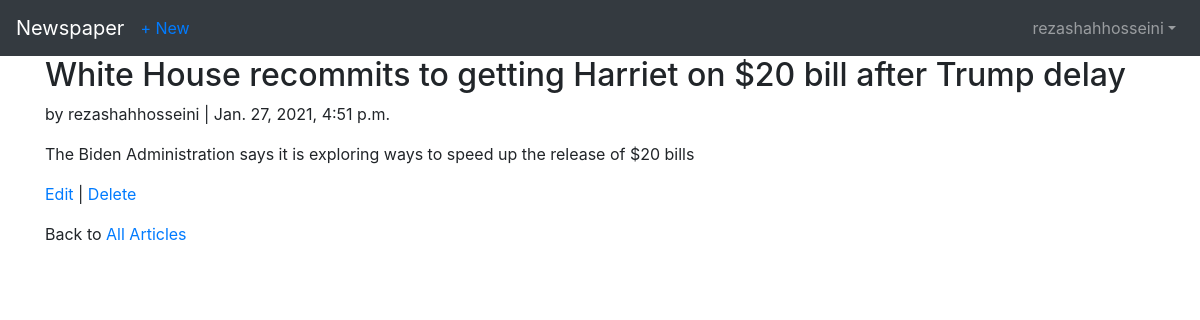
The app's page /articles/1/ (signed in) with its own data.
### accounts/models.py (models this page shows)
class CustomUser(AbstractUser):
    age = models.PositiveIntegerField(null=True,blank=True)

### articles/models.py (models this page shows, shortened)
class Article(models.Model):
    title = models.CharField(max_length=256)
    body = models.TextField()
    date = models.DateTimeField(auto_now_add = True)
    author = models.ForeignKey(get_user_model() , on_delete=models.CASCADE)

### articles/views.py (the view)
# urls.py: path('<int:pk>/' , ArticleDetailView.as_view() , name='article_detail'),
class ArticleDetailView(LoginRequiredMixin , DetailView):
    model = Article
    template_name='article_detail.html'

### templates/article_detail.html
{% extends 'base.html' %}
{% block content %}
    <div class="article-entry">
        <h2>{{object.title}}</h2>
        <p>by {{object.author}} | {{object.date}}</p>
        <p>{{object.body}}</p>
    </div>
    <p>
        <a href="{% url 'article_edit' article.pk %}">Edit</a> |
        <a href="{% url 'article_delete' article.pk %}">Delete</a>
    </p>
    <p>Back to <a href="{% url 'article_list' %}">All Articles</a></p>
{% endblock content %}

### templates/base.html (shortened to what this page needs)
{% load static %}
<!DOCTYPE html>
<html>
    <head>
        <link rel="stylesheet" href="https://stackpath.bootstrapcdn.com/bootstrap/4.5.2/css/bootstrap.min.css" />
    </head>
    <body>
        <nav class="navbar navbar-expand-lg navbar-dark bg-dark">
            <a href="{% url 'home' %}" class="navbar-brand">Newspaper</a>
            <a href="{% url 'article_new' %}">+ New</a>
                <div class="collapse navbar-collapse" id="navbarSupportedContent">
                    {% if user.is_authenticated %}
                        <ul class="navbar-nav ml-auto">
                            <li class="nav-item">
                                <a class="nav-link dropdown-toggle" href="#" id="navbarDropdown" role="button" data-toggle="dropdown" aria-haspopup="true" aria-expanded="false">{{user.username}}</a>
                            </li>
                        </ul>
                    {% else %}
                        <form class="form-inline ml-auto">
                            <a class="btn btn-outline-secondary" href="{% url 'login' %}">Log in</a>
                            <a class="btn btn-primary ml-2" href="{% url 'signup' %}">Sign up</a>
                        </form>
                    {% endif %}
                </div>
        </nav>
        <main class="container">
            {% block content %}
            {% endblock content %}
        </main>
    </body>
</html>

### records on screen
CustomUser: username "rezashahhosseini"
Article: title "White House recommits to getting Harriet on $20 bill after Trump delay", author "rezashahhosseini", date "Jan. 27, 2021, 4:51 p.m.", body "The Biden Administration says it is exploring ways to speed up the release of $20 bills"
